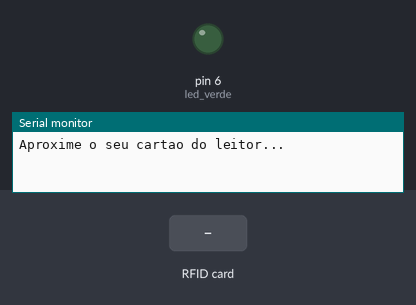
The sketch below on a simulated Arduino Uno, built with avr-gcc and run on an emulated ATmega328P. Parts: output pins drawn as LEDs (lit = HIGH), the last lines printed to the serial monitor. Dashed ring = blinking. Inputs (shaded band) come from the test bench. Pins used as bus, display or sensor lines are not drawn.

Above: at 1.2 s.
1.3 s: RFID card 04 2B 2F CA 09 40 81 held to the reader
At 1.45 s:
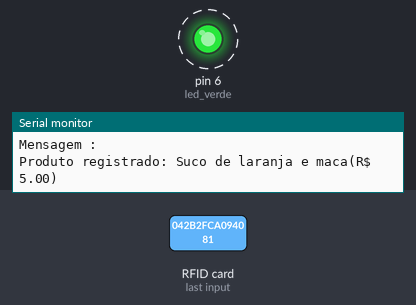
4.3 s: RFID card 04 84 62 32 09 40 81 held to the reader
At 6.2 s:
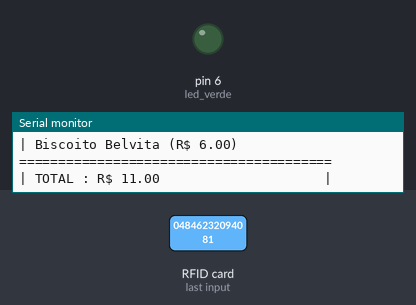
7.3 s: RFID card 04 BE 0B 82 09 40 84 held to the reader
At 7.45 s:
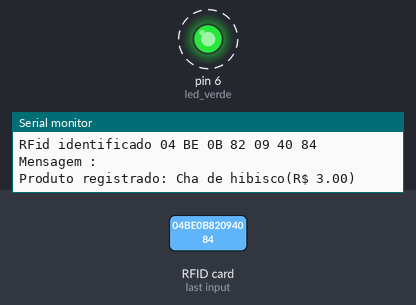
Timing chart, 0 to 10.3 s (numbered marks = the images above; inputs shaded):
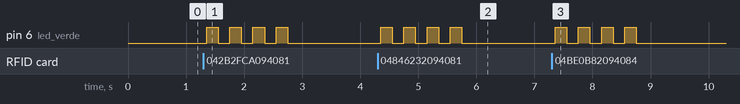

The sketch:

arduino_supermercado.ino
```cpp
#include <MFRC522.h>

// Programa : RFID - Supermercado
// Autor : Henrique Poyatos

#include <SPI.h>
#include <MFRC522.h>

#define SS_PIN 10
#define RST_PIN 9
// Definicoes pino modulo RC522
MFRC522 mfrc522(SS_PIN, RST_PIN);

// Leds indicadores acesso liberado ou negado
int led_verde = 6;

char st[20];

byte total_produtos = 7;

String produtos[7] = {
  "",
  "04 2B 2F CA 09 40 81",
  "04 84 62 32 09 40 81",
  "04 BE 0B 82 09 40 84",
  "04 7B E2 5A 09 40 80",
  "04 1B 2F CA 09 40 81",
  "04 6F 63 32 09 40 81"
};

String produtos_nome[7] = {
  "",
  "Suco de laranja e maca",
  "Biscoito Belvita",
  "Cha de hibisco",
  "Molho shoyu",
  "Condicionador Dove",
  "Caixa de fósforos Fiat Lux"
};

float produtos_preco[] = {
  0,
  5.0,
  6.0,
  3.0,
  7.0,
  11.5,
  2.5
};


float total = 0.0;

byte j=0;
byte carrinho[10];

void setup()
{
  pinMode(led_verde, OUTPUT);

  Serial.begin(9600);
  // Inicia  SPI bus
  SPI.begin();
  // Inicia MFRC522
  mfrc522.PCD_Init();
  // Mensagens iniciais no serial monitor
  Serial.println("Aproxime o seu cartao do leitor...");
  Serial.println();
}

void loop()
{
  // Aguarda a aproximacao do cartao
  if ( ! mfrc522.PICC_IsNewCardPresent())
  {
    return;
  }
  // Seleciona um dos cartoes
  if ( ! mfrc522.PICC_ReadCardSerial())
  {
    return;
  }
  // Mostra UID na serial
  //Serial.print("UID da tag :");
  String conteudo= "";
  byte letra;
  Serial.print("RFid identificado");
  for (byte i = 0; i < mfrc522.uid.size; i++)
  {
     Serial.print(mfrc522.uid.uidByte[i] < 0x10 ? " 0" : " ");
     Serial.print(mfrc522.uid.uidByte[i], HEX);

     conteudo.concat(String(mfrc522.uid.uidByte[i] < 0x10 ? " 0" : " "));
     conteudo.concat(String(mfrc522.uid.uidByte[i], HEX));
  }
  Serial.println();
  Serial.println("Mensagem : ");
  conteudo.toUpperCase();

  verifica_produto(conteudo.substring(1));


  delay(1000);
}

void verifica_produto(String tagId)
{
  for (byte i = 0; i < total_produtos; i++)
  {
    if (tagId.equals(produtos[i]))
    {
      Serial.print("\nProduto registrado: "+produtos_nome[i]+"(R$ ");
      Serial.print(produtos_preco[i]);
      Serial.println(")\n");

      total += produtos_preco[i];

      carrinho[j] = i;
      j++;

      // Pisca o led verde
      for (int i= 1; i<5 ; i++)
      {
        digitalWrite(led_verde, HIGH);
        delay(200);
        digitalWrite(led_verde, LOW);
        delay(200);
      }
    }
  }

  exibe_lista_de_compras();
}

void exibe_lista_de_compras()
{
  Serial.println("========================================");
  Serial.println("| LISTA DE COMPRAS                     |");
  Serial.println("========================================");

  for (byte i=0; i< 10; i++)
  {
    if (carrinho[i] > 0)
    {
      Serial.print("| "+produtos_nome[carrinho[i]]+" (R$ ");
      Serial.print(produtos_preco[carrinho[i]]);
      Serial.println(")");
    }
  }

  Serial.println("========================================");
  Serial.print("| TOTAL : R$ ");
  Serial.print(total);
  Serial.println("                     |");
  Serial.println("========================================\n");

}
```

Measured:
- after the input at 1.3 s, pin 6 (led_verde): alternates HIGH for 0.20 s and LOW for 0.20 s, 8 changes in all, then stays LOW, starting after 0.05 s
- after the input at 4.3 s, pin 6 (led_verde): alternates HIGH for 0.20 s and LOW for 0.20 s, 8 changes in all, then stays LOW, starting after 0.05 s
- after the input at 7.3 s, pin 6 (led_verde): alternates HIGH for 0.20 s and LOW for 0.20 s, 8 changes in all, then stays LOW, starting after 0.06 s
